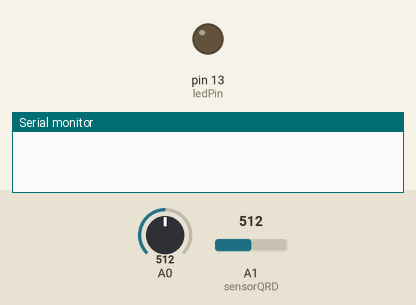
Recording of a sketch running on a simulated Arduino Uno, built with avr-gcc and run on an emulated ATmega328P. On the bench: output pins drawn as LEDs (lit = HIGH), the last lines printed to the serial monitor. Inputs (shaded band) come from the test bench; at power-on: A1 (sensorQRD) = 512, A0 = 512.

Above: at 1.2 s.
1.3 s: A1 (sensorQRD) set to 523
At 2.5 s:
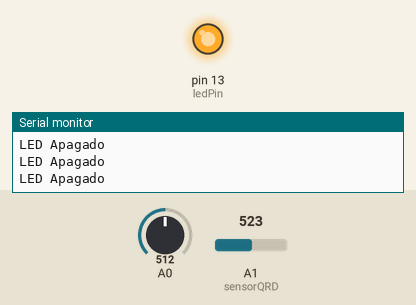
2.8 s: A1 (sensorQRD) set to 511
At 4.2 s:
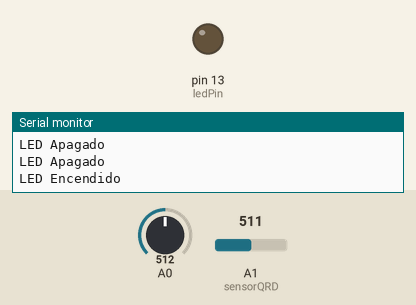
Timing chart, 0 to 5.8 s (numbered marks = the images above; inputs shaded):
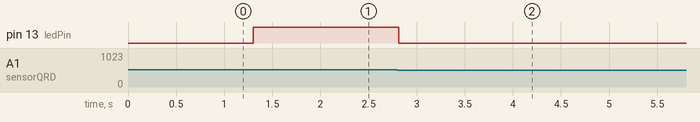

The sketch:

QRD_2.ino
```cpp
int sensorQRD = A1;
int ledPin = 13;
int umbral = 512;

void setup() {
 pinMode(ledPin,OUTPUT);
 Serial.begin(9600);

}

void loop() {

 int valorQRD = analogRead(sensorQRD);

 //Serial.print("QRD: "); Serial.println(valorQRD);

 boolean digQRD = (valorQRD > umbral);
 if(valorQRD > umbral){
  sensorQRD = HIGH;
  Serial.println("LED Apagado");
 }
 if(valorQRD < umbral){
  sensorQRD = LOW;
  Serial.println("LED Encendido");
 }

 digitalWrite(ledPin, digQRD);
 //delay (1000);
}
```

Measured:
- the behaviour switches between 512 and 513 on A1 (sensorQRD) (found by bisection; images 0 and 1)
- after the input at 1.3 s, pin 13 (ledPin): LOW → HIGH at once
- after the input at 2.8 s, pin 13 (ledPin): HIGH → LOW at once
